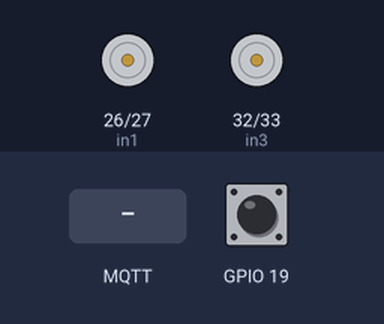
Bench run of a sketch on a simulated ESP32. Parts: motor-driver pin pairs drawn as motors (green arrow = first pin HIGH = forward, orange = second pin HIGH = backward, longer = more drive). The test bench sets the inputs (shaded band); at power-on: GPIO 19 HIGH. WiFi joins after 1.5 s; servers stay silent unless stated; no MQTT or app messages arrive unless stated; what the sketch prints to the serial monitor is not drawn.

Above: at 2.7 s.
2.8 s: MQTT message "front" arrives on the first subscribed topic
At 3.2 s:
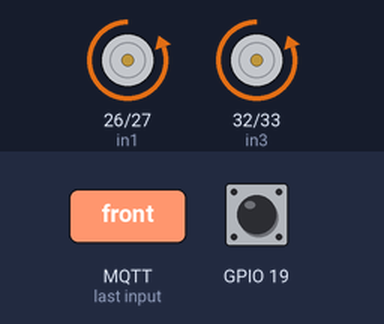
5.8 s: MQTT message "left" arrives on the first subscribed topic
At 6.7 s:
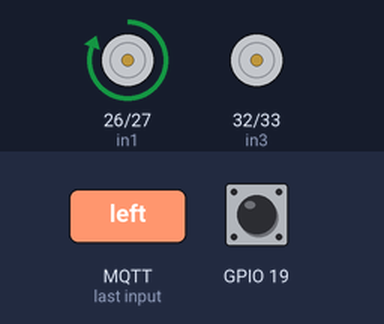
8.8 s: MQTT message "right" arrives on the first subscribed topic
At 10.2 s:
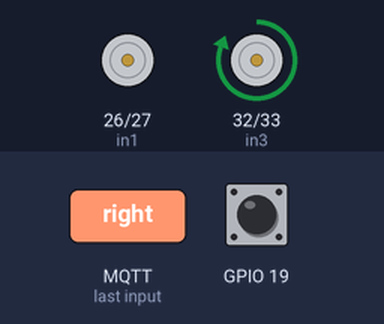
11.8 s: MQTT message "back" arrives on the first subscribed topic
At 12.4 s:
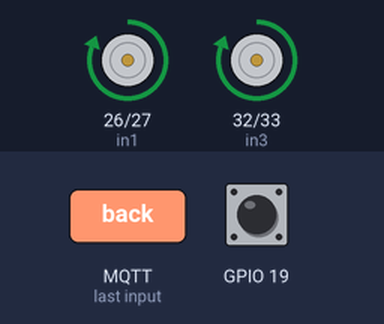
Timing chart, 0 to 15.3 s (numbered marks = the images above; inputs shaded):
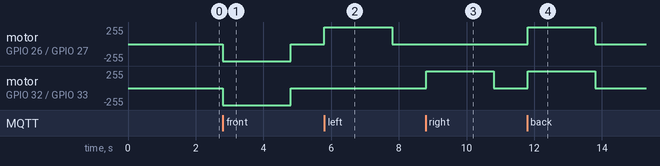

Measured:
- after the input at 2.8 s, motor on GPIO 26 (in1) / GPIO 27 (in2), motor on GPIO 32 (in3) / GPIO 33 (in4): stopped → backward 255/255 at once, → stopped 2.0 s later
- after the input at 5.8 s, motor on GPIO 26 (in1) / GPIO 27 (in2): stopped → forward 255/255 at once, → stopped 2.0 s later
- after the input at 8.8 s, motor on GPIO 32 (in3) / GPIO 33 (in4): stopped → forward 255/255 at once, → stopped 2.0 s later
- after the input at 11.8 s, motor on GPIO 26 (in1) / GPIO 27 (in2), motor on GPIO 32 (in3) / GPIO 33 (in4): stopped → forward 255/255 at once, → stopped 2.0 s later

The sketch:

CE_PROJECT.ino
```cpp
#include <WiFi.h>
#include <PubSubClient.h>

#define in1 26
#define in2 27
#define in3 32
#define in4 33
#define PWMPin1 34
#define PWMPin2 35

// WiFi และ MQTT Configuration
const char* ssid = "Pak24";//CE-NextGen
const char* password = "xit9^ohe";//##CEnextgen2024
const char* mqtt_broker = "broker.emqx.io";
const int mqtt_port = 1883;
const char* topic_state = "mqtt/state";
const char* topic_move = "mqtt/move";

WiFiClient espClient;
PubSubClient client(espClient);

void setup() {

  pinMode(in1, OUTPUT);
  pinMode(in2, OUTPUT);
  pinMode(in3, OUTPUT);
  pinMode(in4, OUTPUT);

  pinMode(19, INPUT);

  Serial.begin(115200);
  setup_wifi();
  client.setServer(mqtt_broker, mqtt_port);
  client.setCallback(callback);

  reconnect();

}

void loop() {
  if (!client.connected()) {
    reconnect();
  }

  if(digitalRead(19) == LOW){
    client.publish(topic_state, "มีคน");
  }else{
    client.publish(topic_state, "ไม่มีคน");
  }

  client.loop();
}
```

movement.ino
```cpp
void Mforward(){
  digitalWrite(in1, LOW);
  digitalWrite(in2, HIGH);
  digitalWrite(in3, LOW);
  digitalWrite(in4, HIGH);
}

void Mleft(){
  digitalWrite(in1, HIGH);
  digitalWrite(in2, LOW);
  digitalWrite(in3, LOW);
  digitalWrite(in4, LOW);
}

void Mright(){
  digitalWrite(in1, LOW);
  digitalWrite(in2, LOW);
  digitalWrite(in3, HIGH);
  digitalWrite(in4, LOW);
}

void Mbackward(){
  digitalWrite(in1, HIGH);
  digitalWrite(in2, LOW);
  digitalWrite(in3, HIGH);
  digitalWrite(in4, LOW);
}

void stop(){
  digitalWrite(in1, LOW);
  digitalWrite(in2, LOW);
  digitalWrite(in3, LOW);
  digitalWrite(in4, LOW);
}
```

setup.ino
```cpp
void setup_wifi() {
  Serial.println();
  Serial.print("Connecting to ");
  Serial.println(ssid);
  WiFi.mode(WIFI_STA);
  WiFi.begin(ssid, password);

  while (WiFi.status() != WL_CONNECTED) {
    delay(500);
    Serial.print(".");
  }
  Serial.println("\nWiFi connected");
  Serial.print("IP address: ");
  Serial.println(WiFi.localIP());
}
```

sub_callback.ino
```cpp
void callback(char *topic, byte *payload, unsigned int length) {
  Serial.print("Message arrived in topic: ");
  Serial.println(topic);

  String message = "";
  for (int i = 0; i < length; i++) {
    message += (char)payload[i];
  }
  Serial.print("Message: ");
  Serial.println(message);
  Serial.println("-----------------------");

  if (strcmp(topic, topic_move) == 0){
    if(message == "front"){
      Mforward();
      delay(2000);
      stop();
      Serial.println("เดินหน้าจ่ะ");
    }

    if(message == "left"){
      Mleft();
      delay(2000);
      stop();
      Serial.println("เลี้ยวซ้ายจ่ะ");
    }

    if(message == "right"){
      Mright();
      delay(2000);
      stop();
      Serial.println("เลี้ยวซ้ายจ่ะ");
    }

    if(message == "back"){
      Mbackward();
      delay(2000);
      stop();
      Serial.println("ถอยหลังจ่ะ");
    }

    else{
      stop();

    }
  }
}


void reconnect() {
  while (!client.connected()) {
    String client_id = "esp32-client-";
    client_id += String(WiFi.macAddress());
    Serial.printf("The client %s connects to the public mqtt broker\n", client_id.c_str());

    if (client.connect(client_id.c_str())) {
      Serial.println("Public MQTT broker connected");
      client.subscribe(topic_move);

    } else {
      Serial.print("Failed with state ");
      Serial.println(client.state());
      delay(2000);
    }
  }
}
```
